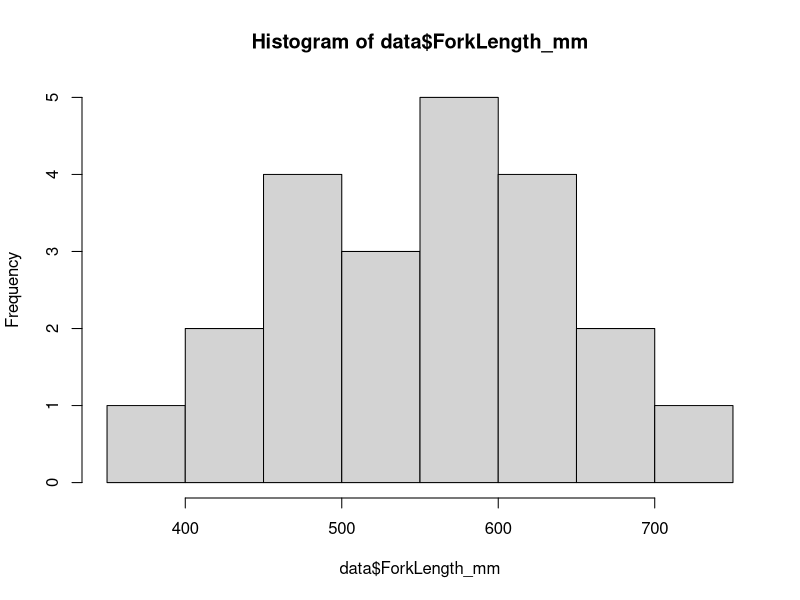
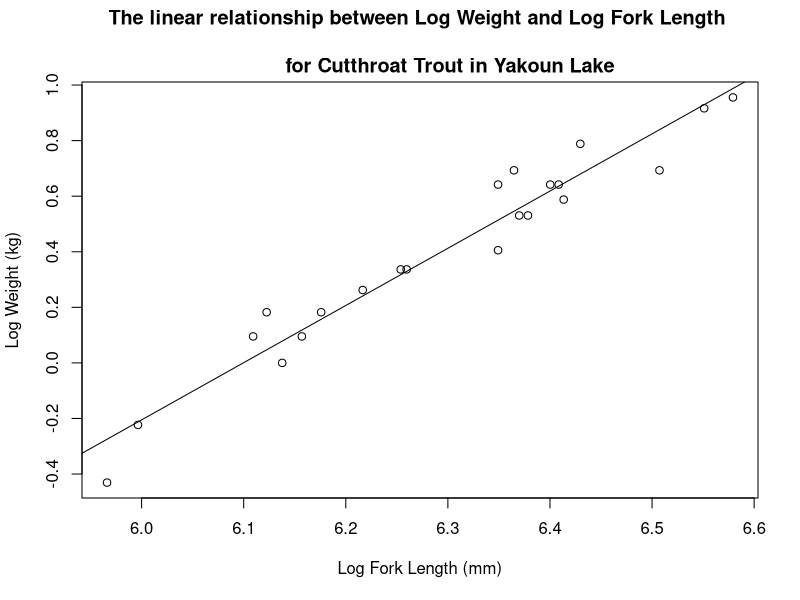
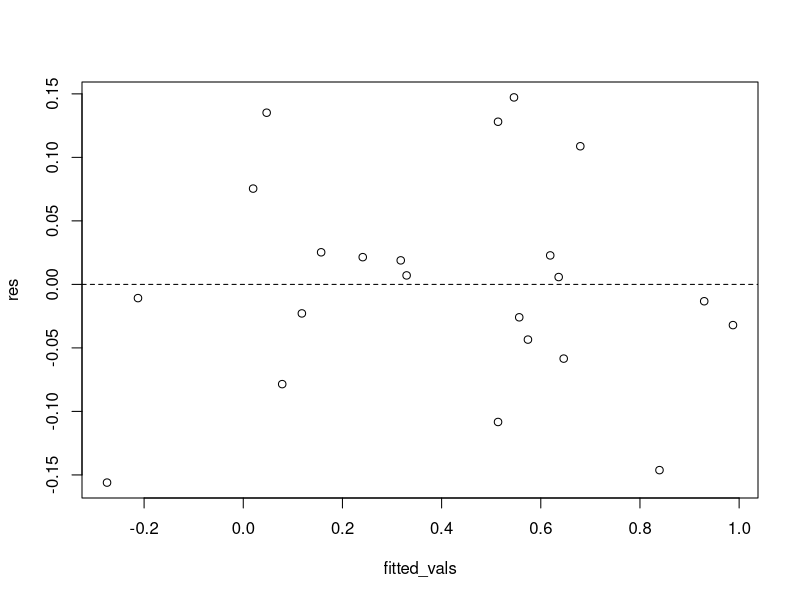

R code for these plots, in order:
data <- 
  read.csv(
    file = "example/yakoun-population/data/capture.csv"
  )
head(data)

summary(data)

# changing JR to JT
# filter to the value you want to change
# and if you filtered correctly "JR" should print
data$Guide[data$Guide == "JR"]
# then reassign to the proper value
data$Guide[data$Guide == "JR"] <- "JT"
# print table to double check correction
head(data)

# How would you change the day 226 to 26?


data$CaptureTime <- data$CapTime
head(data)

# check the values in the column to make sure it is ok to drop
data$X
# drop column by setting it to NULL
data$X <- NULL
data$CapTime <- NULL
# look at the data to check X and CapTime were dropped
str(data)

# create the new column 
data$Weight_kg <- data$Weight_g / 1000
# reorder columns to move Weight_km next to Weight_g 
# and CaptureTime back to after Guide
data <- data[, c(1, 2, 3, 4, 9, 5, 6, 10, 7, 8)]
str(data)



 View(data)

hist(data$ForkLength_mm, 6)

# What happens to the plot when you increase the number of bins to 20?


# Can you plot a histogram for the weight?

data$LogForkLength <- log(data$ForkLength_mm)
data$LogWeight <- log(data$Weight_kg)

linear_mod <- 
  lm(
    LogWeight ~ LogForkLength, 
    data = data
  )

summary(linear_mod)

coefficients(linear_mod)
intercept <- coefficients(linear_mod)[1]
slope <- coefficients(linear_mod)[2]

confint(linear_mod, level = 0.95)

{plot(
  data$LogForkLength, 
  data$LogWeight,
  xlab = "Log Fork Length (mm)",
  ylab = "Log Weight (kg)",
  main = "The linear relationship between Log Weight and Log Fork Length \n 
          for Cutthroat Trout in Yakoun Lake"
) 
 abline(linear_mod, untf = TRUE)}

# get the residuals 
res <- resid(linear_mod)
print(res)
# get the fitted values
fitted_vals <- fitted(linear_mod)
print(fitted_vals)
# plot the residuals vs fitted values 
{plot(fitted_vals, res)
  # make a dashed horizontal line at 0
 abline(h = c(0), lty = 2)}

# AP guide length data
guide_ap <- data$ForkLength_mm[data$Guide == "AP"]
mean(guide_ap)

# JT guide length data
guide_jt <- data$ForkLength_mm[data$Guide == "JT"]
mean(guide_jt)

# Can you get the median value for both guides?


# a unpaired t-test with a 95% confidence interval
guide_test <- 
  t.test(
    guide_ap, 
    guide_jt,
    paired = FALSE, 
    conf.level = 0.95
  )

guide_test$conf.int

guide_test$statistic
# test the hypothesis
guide_test$p.value

# null test at 95% confidence
if (guide_test$p.value < 0.05) {
  print("Reject the null hypothesis")
  print("Difference is significant")
} else {
  print("Failed to reject the null hypothesis")
}

# What other information can you get out of the `guide_test` list?


# You will get a different numbers when you run this on your machine
runif(1)
runif(1)
runif(1)

# We should all get the same number this time
set.seed(101)
runif(1)
runif(1)
runif(1)

set.seed(2547)
runif(1) 
runif(1) 
runif(1) 

 # Question 1: Perform a t-test for the beavers data set.
 # Can you access the confidence interval, test statistic and p-value?
 head(beaver1)
 head(beaver2)
 

 # Question 2: Set up a linear model to understand the relationship between height and diameter of black cherry tress in the  `trees` data set.
 head(trees)
 
